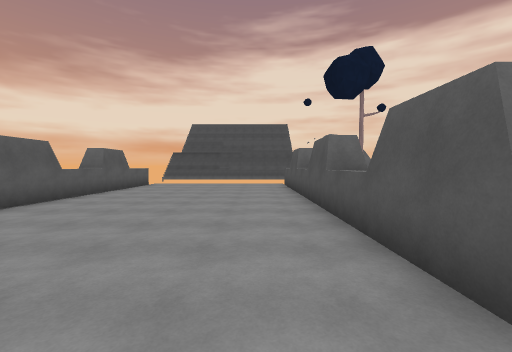
view 1 (above)

17 first-person views from a walk through a 3-D level made in the Unity game engine. The camera is 1.5 m above the floor, tilts 2° down and sees 90° across. The floor is counted in squares, 1.64 m on a side. Each view is taken from the middle of a square. On the plan, view 1 faces up. The plan holds only what a view shows up to about 10 squares ahead; the rest is blank. The place goes on beyond the plan. The player character is not drawn.

view 2
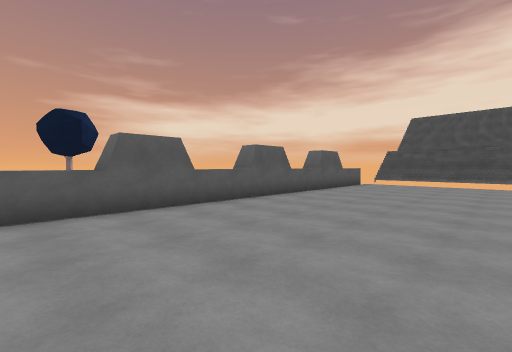

view 3
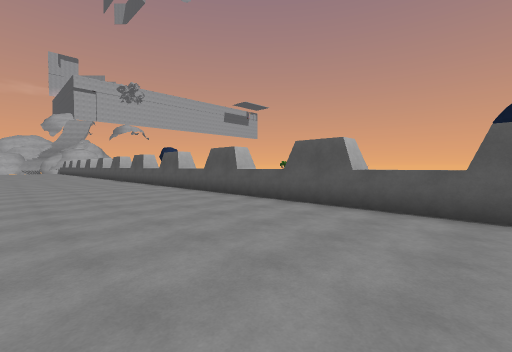

view 4
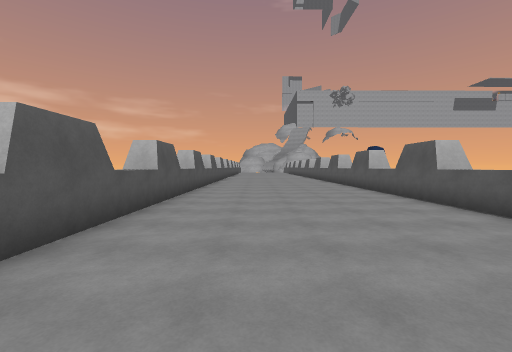

view 5
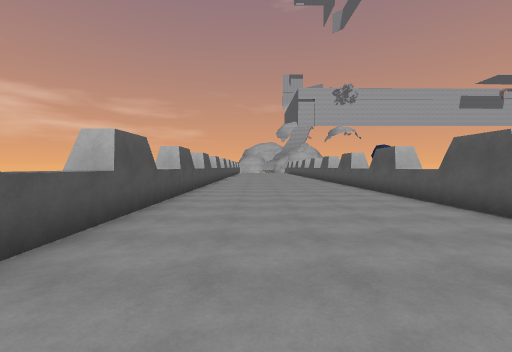

view 6
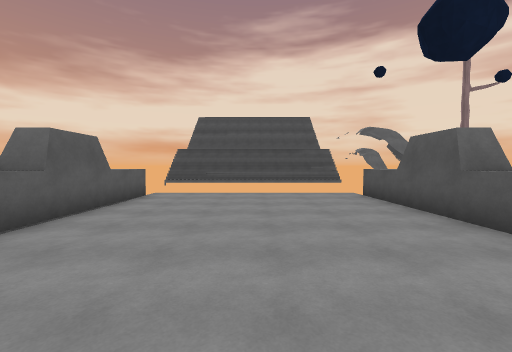

view 7
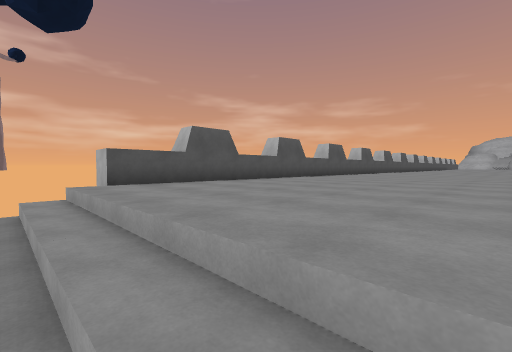

view 8
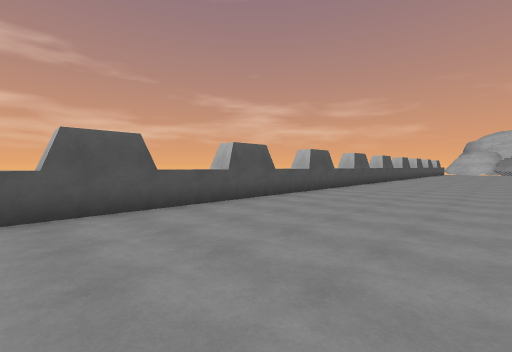

view 9
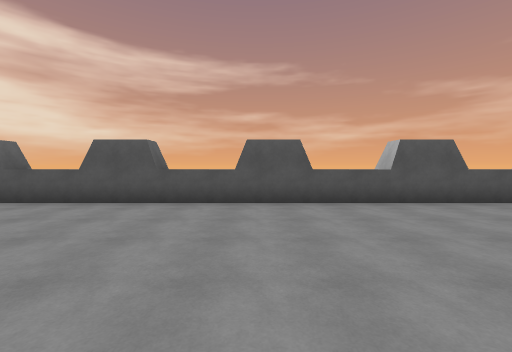

view 10
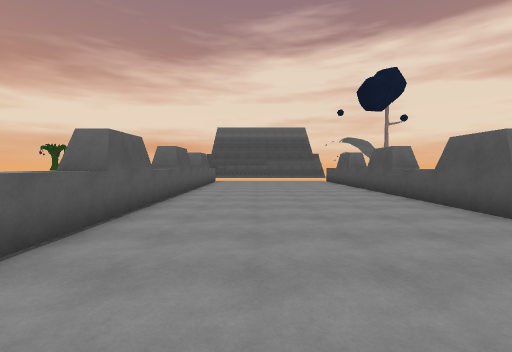

view 11
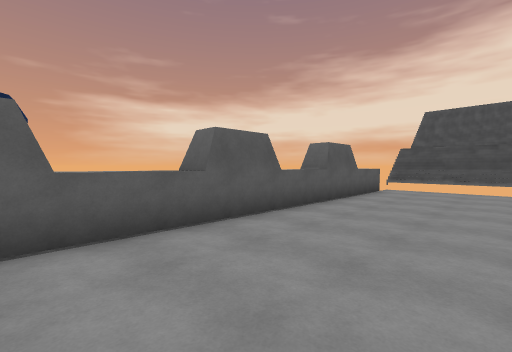

view 12
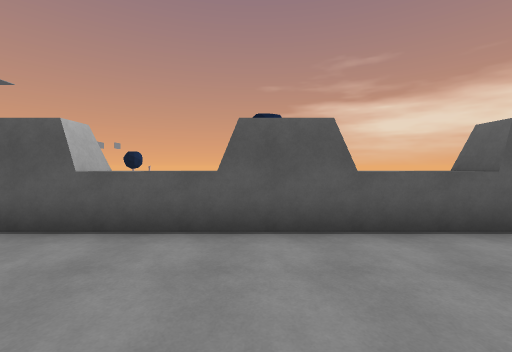

view 13
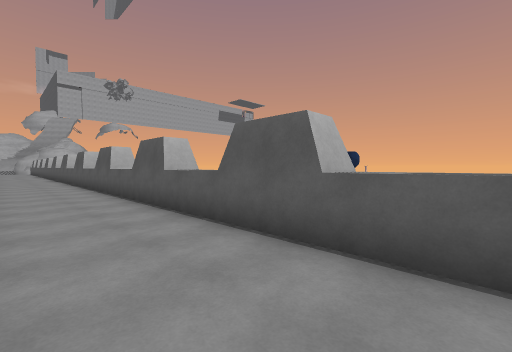

view 14
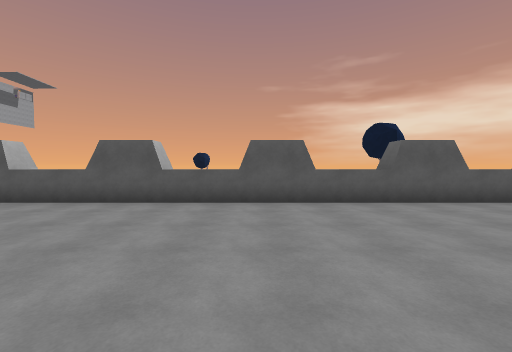

view 15
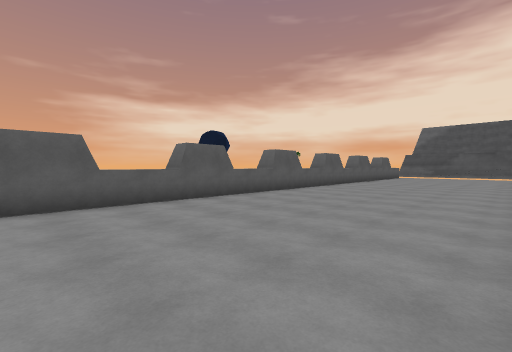

view 16
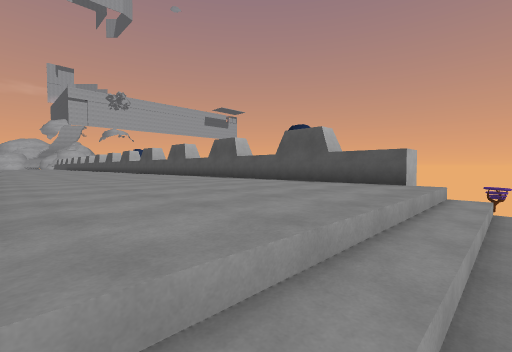

view 17
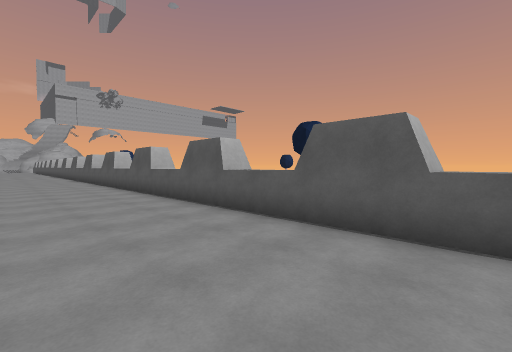

### Floor plan
Key: @ floor where view 1 was taken; # wall or solid block; . floor; / step, stairs or slope; ^ raised ledge.
Columns run from 7 left of view 1 to 2 right of it. Each row starts with its distance up from view 1.
 15   ///////
 14   ///////
 13  ^.......^
 12  ^.......^
 11 ##.......#
 10  #.......#
  9  ^.......^
  8  ^.......^
  7  #.......#
  6 ##.......#
  5  ^.......^
  4  ^.......^
  3  #.......#
  2 ##.......#
  1  ^.......^
  0  ^.....@.^
 -1 ##.......#
 -2  #.......#
 -3  ^.......^
 -4  ^.......^
 -5  #.......#
 -6  #.......#
 -7  ^.......^
 -8  ^.......^
 -9  #.......#
-10  #.......#

Positions as (right, up) in squares from view 1, and headings:
1: (0, 0), facing up
2: (0, 0), facing up-left
3: (0, 2), facing down-left
4: (-1, 2), facing down
5: (-1, 0), facing down
6: (-2, 5), facing up
7: (-5, 15), facing down-right
8: (-4, -4), facing down-right
9: (-5, -5), facing right
10: (-3, -3), facing up
11: (-2, 3), facing up-left
12: (-2, 2), facing left
13: (-3, 1), facing down-left
14: (1, -6), facing left
15: (1, -10), facing up-left
16: (1, 15), facing down-left
17: (-2, 12), facing down-left
